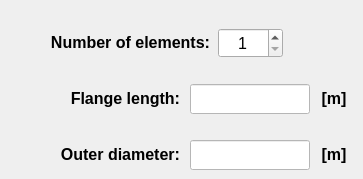
    <widget class="QWidget" name="tab_flange_setup">
     <attribute name="title">
      <string>Flange setup</string>
     </attribute>
     <widget class="QLabel" name="label_128">
      <property name="enabled">
       <bool>true</bool>
      </property>
      <property name="geometry">
       <rect>
        <x>314</x>
        <y>140</y>
        <width>40</width>
        <height>30</height>
       </rect>
      </property>
      <property name="minimumSize">
       <size>
        <width>40</width>
        <height>30</height>
       </size>
      </property>
      <property name="maximumSize">
       <size>
        <width>40</width>
        <height>30</height>
       </size>
      </property>
      <property name="font">
       <font>
        <family>Arial</family>
        <pointsize>12</pointsize>
        <weight>75</weight>
        <italic>true</italic>
        <bold>true</bold>
       </font>
      </property>
      <property name="mouseTracking">
       <bool>true</bool>
      </property>
      <property name="text">
       <string>&lt;html&gt;&lt;head/&gt;&lt;body&gt;&lt;p align=&quot;center&quot;&gt;&lt;span style=&quot; font-style:normal;&quot;&gt;[m]&lt;/span&gt;&lt;/p&gt;&lt;/body&gt;&lt;/html&gt;</string>
      </property>
      <property name="alignment">
       <set>Qt::AlignCenter</set>
      </property>
     </widget>
     <widget class="QLineEdit" name="lineEdit_outer_diameter">
      <property name="enabled">
       <bool>true</bool>
      </property>
      <property name="geometry">
       <rect>
        <x>190</x>
        <y>140</y>
        <width>120</width>
        <height>30</height>
       </rect>
      </property>
      <property name="minimumSize">
       <size>
        <width>120</width>
        <height>30</height>
       </size>
      </property>
      <property name="maximumSize">
       <size>
        <width>120</width>
        <height>30</height>
       </size>
      </property>
      <property name="sizeIncrement">
       <size>
        <width>0</width>
        <height>26</height>
       </size>
      </property>
      <property name="font">
       <font>
        <family>Arial</family>
        <pointsize>12</pointsize>
        <weight>75</weight>
        <italic>true</italic>
        <bold>true</bold>
       </font>
      </property>
      <property name="focusPolicy">
       <enum>Qt::ClickFocus</enum>
      </property>
      <property name="styleSheet">
       <string notr="true">color: rgb(0, 0, 0);
background-color: rgb(255, 255, 255);</string>
      </property>
      <property name="alignment">
       <set>Qt::AlignCenter</set>
      </property>
     </widget>
     <widget class="QLabel" name="label_outer_diameter">
      <property name="enabled">
       <bool>true</bool>
      </property>
      <property name="geometry">
       <rect>
        <x>20</x>
        <y>140</y>
        <width>160</width>
        <height>30</height>
       </rect>
      </property>
      <property name="minimumSize">
       <size>
        <width>160</width>
        <height>30</height>
       </size>
      </property>
      <property name="maximumSize">
       <size>
        <width>160</width>
        <height>30</height>
       </size>
      </property>
      <property name="font">
       <font>
        <family>Arial</family>
        <pointsize>12</pointsize>
        <weight>75</weight>
        <italic>false</italic>
        <bold>true</bold>
       </font>
      </property>
      <property name="mouseTracking">
       <bool>true</bool>
      </property>
      <property name="text">
       <string>&lt;html&gt;&lt;head/&gt;&lt;body&gt;&lt;p align=&quot;right&quot;&gt;Outer diameter:&lt;/p&gt;&lt;/body&gt;&lt;/html&gt;</string>
      </property>
      <property name="alignment">
       <set>Qt::AlignRight|Qt::AlignTrailing|Qt::AlignVCenter</set>
      </property>
     </widget>
     <widget class="QLabel" name="label_selected_id_23">
      <property name="enabled">
       <bool>true</bool>
      </property>
      <property name="geometry">
       <rect>
        <x>20</x>
        <y>84</y>
        <width>160</width>
        <height>30</height>
       </rect>
      </property>
      <property name="minimumSize">
       <size>
        <width>160</width>
        <height>30</height>
       </size>
      </property>
      <property name="maximumSize">
       <size>
        <width>160</width>
        <height>30</height>
       </size>
      </property>
      <property name="font">
       <font>
        <family>Arial</family>
        <pointsize>12</pointsize>
        <weight>75</weight>
        <italic>false</italic>
        <bold>true</bold>
       </font>
      </property>
      <property name="mouseTracking">
       <bool>true</bool>
      </property>
      <property name="text">
       <string>&lt;html&gt;&lt;head/&gt;&lt;body&gt;&lt;p align=&quot;right&quot;&gt;Flange length:&lt;/p&gt;&lt;/body&gt;&lt;/html&gt;</string>
      </property>
      <property name="alignment">
       <set>Qt::AlignRight|Qt::AlignTrailing|Qt::AlignVCenter</set>
      </property>
     </widget>
     <widget class="QLabel" name="label_selected_id_24">
      <property name="enabled">
       <bool>true</bool>
      </property>
      <property name="geometry">
       <rect>
        <x>40</x>
        <y>28</y>
        <width>170</width>
        <height>30</height>
       </rect>
      </property>
      <property name="minimumSize">
       <size>
        <width>170</width>
        <height>30</height>
       </size>
      </property>
      <property name="maximumSize">
       <size>
        <width>170</width>
        <height>30</height>
       </size>
      </property>
      <property name="font">
       <font>
        <family>Arial</family>
        <pointsize>12</pointsize>
        <weight>75</weight>
        <italic>false</italic>
        <bold>true</bold>
       </font>
      </property>
      <property name="mouseTracking">
       <bool>true</bool>
      </property>
      <property name="text">
       <string>&lt;html&gt;&lt;head/&gt;&lt;body&gt;&lt;p align=&quot;right&quot;&gt;Number of elements:&lt;/p&gt;&lt;/body&gt;&lt;/html&gt;</string>
      </property>
      <property name="alignment">
       <set>Qt::AlignRight|Qt::AlignTrailing|Qt::AlignVCenter</set>
      </property>
     </widget>
     <widget class="QSpinBox" name="spinBox_number_elements_flange">
      <property name="geometry">
       <rect>
        <x>218</x>
        <y>28</y>
        <width>65</width>
        <height>30</height>
       </rect>
      </property>
      <property name="minimumSize">
       <size>
        <width>0</width>
        <height>30</height>
       </size>
      </property>
      <property name="maximumSize">
       <size>
        <width>16777215</width>
        <height>30</height>
       </size>
      </property>
      <property name="font">
       <font>
        <pointsize>12</pointsize>
       </font>
      </property>
      <property name="alignment">
       <set>Qt::AlignCenter</set>
      </property>
      <property name="minimum">
       <number>1</number>
      </property>
      <property name="singleStep">
       <number>1</number>
      </property>
      <property name="value">
       <number>1</number>
      </property>
     </widget>
     <widget class="QLineEdit" name="lineEdit_flange_length">
      <property name="enabled">
       <bool>false</bool>
      </property>
      <property name="geometry">
       <rect>
        <x>190</x>
        <y>84</y>
        <width>120</width>
        <height>30</height>
       </rect>
      </property>
      <property name="minimumSize">
       <size>
        <width>120</width>
        <height>30</height>
       </size>
      </property>
      <property name="maximumSize">
       <size>
        <width>120</width>
        <height>30</height>
       </size>
      </property>
      <property name="sizeIncrement">
       <size>
        <width>0</width>
        <height>26</height>
       </size>
      </property>
      <property name="font">
       <font>
        <family>Arial</family>
        <pointsize>12</pointsize>
        <weight>75</weight>
        <italic>true</italic>
        <bold>true</bold>
       </font>
      </property>
      <property name="focusPolicy">
       <enum>Qt::ClickFocus</enum>
      </property>
      <property name="styleSheet">
       <string notr="true">color: rgb(0, 0, 255);
background-color: rgb(255, 255, 255);</string>
      </property>
      <property name="alignment">
       <set>Qt::AlignCenter</set>
      </property>
     </widget>
     <widget class="QLabel" name="label_118">
      <property name="enabled">
       <bool>true</bool>
      </property>
      <property name="geometry">
       <rect>
        <x>314</x>
        <y>84</y>
        <width>40</width>
        <height>30</height>
       </rect>
      </property>
      <property name="minimumSize">
       <size>
        <width>40</width>
        <height>30</height>
       </size>
      </property>
      <property name="maximumSize">
       <size>
        <width>40</width>
        <height>30</height>
       </size>
      </property>
      <property name="font">
       <font>
        <family>Arial</family>
        <pointsize>12</pointsize>
        <weight>75</weight>
        <italic>true</italic>
        <bold>true</bold>
       </font>
      </property>
      <property name="mouseTracking">
       <bool>true</bool>
      </property>
      <property name="text">
       <string>&lt;html&gt;&lt;head/&gt;&lt;body&gt;&lt;p align=&quot;center&quot;&gt;&lt;span style=&quot; font-style:normal;&quot;&gt;[m]&lt;/span&gt;&lt;/p&gt;&lt;/body&gt;&lt;/html&gt;</string>
      </property>
      <property name="alignment">
       <set>Qt::AlignCenter</set>
      </property>
     </widget>
    </widget>
